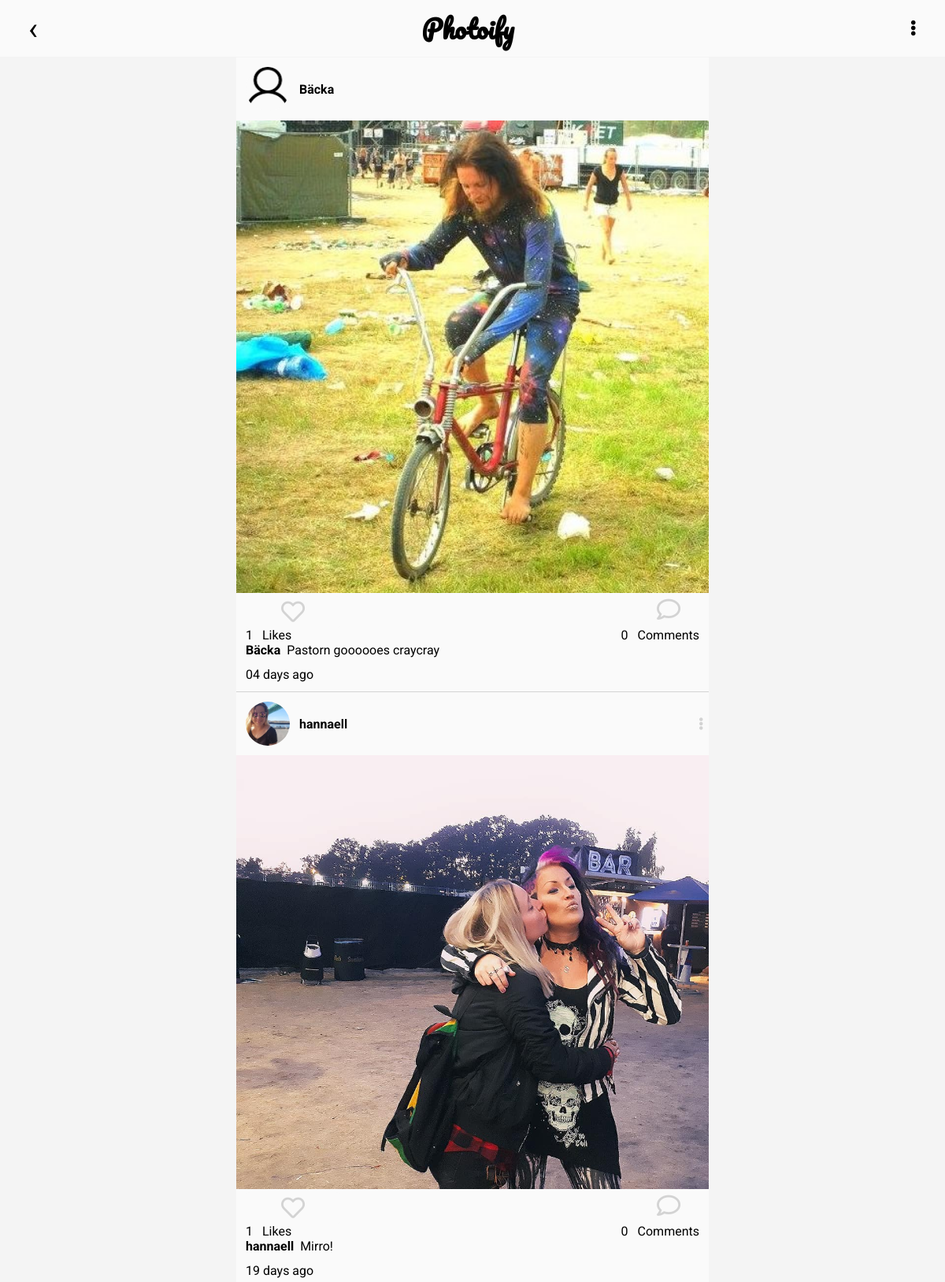
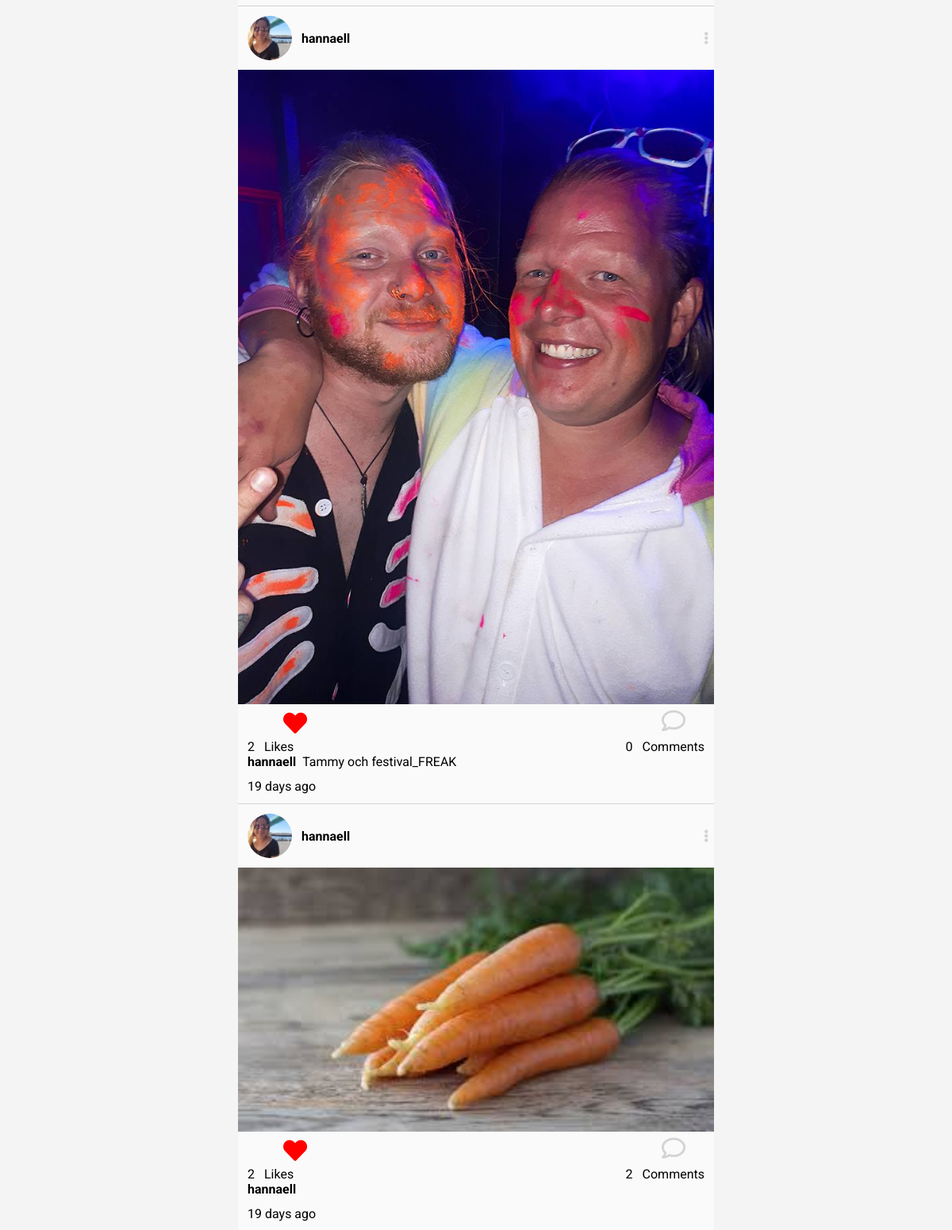
Screenshot of /feed.php (signed in, upper part) with the database file from the repository (2 pictures, top to bottom).
### tables this page shows
CREATE TABLE "posts" (
	`id`	INTEGER NOT NULL PRIMARY KEY AUTOINCREMENT UNIQUE,
	`user_id`	INTEGER NOT NULL,
	`content`	BLOB NOT NULL,
	`description`	TEXT NOT NULL,
	`created_at`	TEXT NOT NULL,
	`updated_at`	TEXT
);

CREATE TABLE "users" (
	`id`	INTEGER NOT NULL PRIMARY KEY AUTOINCREMENT UNIQUE,
	`first_name`	TEXT NOT NULL,
	`last_name`	TEXT NOT NULL,
	`email`	TEXT NOT NULL,
	`password`	TEXT NOT NULL,
	`created_at`	TEXT NOT NULL,
	`updated_at`	TEXT,
	`username`	TEXT NOT NULL,
	`profile_picture`	BLOB,
	`biography`	TEXT
);

### app/functions.php (called while the page is built, shortened)
<?php
function countLikes(int $postId, object $pdo): array
{
    $statement = $pdo->prepare(
        'SELECT COUNT(*) as likes FROM likes WHERE post_id = :post_id'
    );
    $statement->bindParam(':post_id', $postId, PDO::PARAM_INT);
    $statement->execute();
    return $statement->fetchAll(PDO::FETCH_ASSOC);
}
function countComments(int $postId, object $pdo): array
{
    $statement = $pdo->prepare(
        'SELECT COUNT(*) as comments FROM comments WHERE post_id = :post_id'
    );
    $statement->bindParam(':post_id', $postId, PDO::PARAM_INT);
    $statement->execute();
    return $statement->fetchAll(PDO::FETCH_ASSOC);
}
function getTime(int $time): string
{
    if ($time < (60*60)) {
        return date('i', $time)." minutes ago";
    } elseif ($time > 60*60 && $time < 60*60*24) {
        return date('H', $time)." hours ago";
    } elseif ($time > 60*60*24 && $time < 60*60*24*7) {
        return date('d', $time)." days ago";
    } else {
        return date('d', $time)." days ago";
    }
}

### feed.php (the view, shortened to what this page needs)
<?php
require __DIR__.'/views/header.php';
$statement = $pdo->prepare(
    "SELECT p.id as post_id, p.content, p.description, p.created_at, p.updated_at,
    u.username, u.id as user_id, u.profile_picture
    FROM posts p INNER JOIN users u WHERE u.id = p.user_id"
    );
    $statement->execute();
    $posts = $statement->fetchAll(PDO::FETCH_ASSOC);
    $posts = array_reverse($posts);
?>
<?php if (isset($_SESSION['logedin'])): ?>
    <div class="postsFeed">
        <?php foreach ($posts as $post): ?>
            <?php
            $postId = $post['post_id'];
            $userId = $_SESSION['logedin']['id'];
            $ago = getTime(time()-strtotime($post['created_at']));
            $statement = $pdo->prepare(
                "SELECT * FROM likes WHERE user_id = :user_id AND post_id = :post_id;"
            );
            $statement->bindParam(':user_id', $userId, PDO::PARAM_INT);
            $statement->bindParam(':post_id', $postId, PDO::PARAM_INT);
            $statement->execute();
            $liked = $statement->fetch(PDO::FETCH_ASSOC);
            $countLikes = countLikes($postId, $pdo);
            $countComments = countComments($postId, $pdo);
            ?>
            <div class="post" data-id="<?php echo $postId; ?>">
                <div class="card">
                    <div class="account">
                        <img class="profilePictureFeed" src="/app/images/<?php echo $post['profile_picture']; ?>" alt="Profile Picture">
                        <a href="/profileuser.php?user_id=<?= $post['user_id']?>">
                        <p class="userFeed"><?php echo $post['username']; ?></p></a>
                        <?php if ($post['user_id'] === $_SESSION['logedin']['id']): ?>
                                <div class="dropdown">
                                    <button class="dropbtn">
                                        <span class="settingsIconFeed">
                                            <i class="fas fa-ellipsis-v"></i>
                                        </span>
                                    </button>
                                </div>
                        <?php endif; ?>
                    </div>
                    <div class="uploadedPicture">
                        <?php if ($post['user_id'] === $_SESSION['logedin']['id']): ?>
                            <a href="/editposts.php?post_id=<?= $postId?>">
                                <img class="photoFeed" src="/app/images/<?php echo $post['content']; ?>" alt="Image">
                            </a>
                        <?php else: ?>
                            <img class="photoFeed" src="/app/images/<?php echo $post['content']; ?>" alt="Image">
                        <?php endif; ?>
                    </div>
                     <div class="container">
                        <div class="likeButton">
                            <form method="post" class="likeFormFeed" >
                                <button class="hart" type="submit">
                                    <?php if ($liked): ?>
                                        <span class="redHart">
                                            <i class="fas fa-heart" aria-hidden="true"></i>
                                        </span>
                                    <?php else: ?>
                                        <span class="hartIconFeed">
                                            <i class="far fa-heart" aria-hidden="true"></i>
                                        </span>
                                    <?php endif; ?>
                                </button>
                            </form>
                            <a class="" href="/comments.php?post_id=<?= $postId?>">
                                <span class="commentIcon">
                                    <i class="far fa-comment"></i></a>
                        </div>
                        <div class="numberOfLikes">
                            <?php foreach ($countLikes as $countLike): ?>
                                <div class="numberLikes">
                                    <p class="likeCounterFeed"><?php echo $countLike['likes']; ?></p>
                                    <p class="likesFeed">Likes</p>
                                </div>
                            <?php endforeach; ?>
                            <?php foreach ($countComments as $countComment): ?>
                                <div class="numberComments">
                                    <a class="" href="/comments.php?post_id=<?= $postId?>">
                                        <p class="likeCounterFeed"><?php echo $countComment['comments']; ?></p>
                                    </a>
                                    <a class="" href="/comments.php?post_id=<?= $postId?>">
                                        <p class="likesFeed">Comments</p>
                                    </a>
                                </div>
                            <?php endforeach; ?>
                        </div>
                        <div class="description">
                            <a class="" href="/profileuser.php?user_id=<?= $post['user_id']?>">
                            <p class="userFeed"><?php echo $post['username']; ?></p></a>
                            <p class="descriptionFeed"><?php echo $post['description']; ?></p>
                        </div>
                        <div class="uploadedTime">
                            <p class="uploadedFeed"><?php echo $ago; ?></p>
                        </div>
                     </div>
                </div>
            </div>
        <?php endforeach; ?>
    </div>
    <?php else: redirect('/login.php'); ?>
<?php endif; ?>
<?php require __DIR__.'/views/footer.php'; ?>

### assets/stylesheet/style.css (style rules this page uses)
@media screen and (min-width: 1000px) { * { margin: 0; font-family: "Roboto", serif; background-color: #fafafa; } }
@media screen and (min-width: 1000px) { body { width: 100vw; margin: 0; background-color: #f4f4f4; } }
@media screen and (min-width: 1000px) { a:link, a:visited { color: black; decoration: none; text-decoration: none; } }

### assets/stylesheet/feed.css (style rules this page uses)
@media screen and (min-width: 1000px) { .postsFeed { width: 50%; margin-left: 25%; padding-top: 9vh; padding-bottom: 7vh; } }
@media screen and (min-width: 1000px) { .card { width: 100%; border-top: 1px solid lightgrey; } }
@media screen and (min-width: 1000px) { .account { display: flex; align-items: center; } }
@media screen and (min-width: 1000px) { .profilePictureFeed { width: 7vh; height: 7vh; border-radius: 50%; margin: 1vw; } }
@media screen and (min-width: 1000px) { .userFeed { font-weight: bold; } }
@media screen and (min-width: 1000px) { .photoFeed { width: 100%; height: auto; } }
@media screen and (min-width: 1000px) { .container { margin-left: 1vw; } }
@media screen and (min-width: 1000px) { .likeButton { display: flex; justify-content: space-between; } }
@media screen and (min-width: 1000px) { .commentIcon { font-size: 30px; color: lightgray; margin-right: 3vw; } }
@media screen and (min-width: 1000px) { .numberOfLikes { display: flex; justify-content: space-between; } }
@media screen and (min-width: 1000px) { .numberLikes { display: flex; } }
@media screen and (min-width: 1000px) { .numberComments { display: flex; margin-right: 1vw; } }
@media screen and (min-width: 1000px) { .hart { outline: 0; margin: 0; background-color: none; height: 5vh; width: 10vw; border: none; border-radius: 5%; font-size: 16px; } }
@media screen and (min-width: 1000px) { .redHart { color: red; font-size: 30px; } }
@media screen and (min-width: 1000px) { .hartIconFeed { font-size: 30px; color: lightgray; } }
@media screen and (min-width: 1000px) { .likesFeed { margin-left: 1vw; } }
@media screen and (min-width: 1000px) { .description { display: flex; } }
@media screen and (min-width: 1000px) { .descriptionFeed { margin-left: 1vh; } }
@media screen and (min-width: 1000px) { .uploadedTime { margin-top: 1vw; margin-bottom: 1vw; } }

### assets/stylesheet/editposts.css (style rules this page uses)
@media screen and (min-width: 1000px) { .dropdown { float: right; overflow: hidden; right: 0; } }
@media screen and (min-width: 1000px) { .dropdown .dropbtn { cursor: pointer; font-size: 16px; border: none; outline: none; color: lightgray; padding: 14px 16px; background-color: inherit; font-family: inherit; margin-left: 430px; width: 25px; } }

### rows the page displays
posts: user.profile_picture (placeholder picture), user.username "Bäcka", content (picture), likes "1", comments "0", description "Pastorn goooooes craycray", created_at "04 days ago"
posts: user.profile_picture (picture), user.username "hannaell", content (picture), likes "1", comments "0", description "Mirro!", created_at "19 days ago"
posts: user.profile_picture (picture), user.username "hannaell", content (picture), likes "2", comments "0", description "Tammy och festival_FREAK", created_at "19 days ago"
posts: user.profile_picture (picture), user.username "hannaell", content (picture), likes "2", comments "2", created_at "19 days ago"
